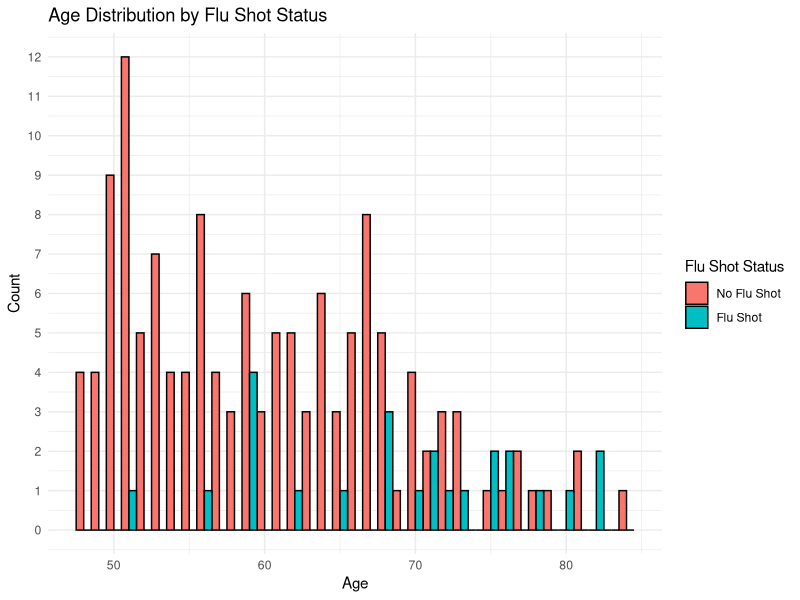
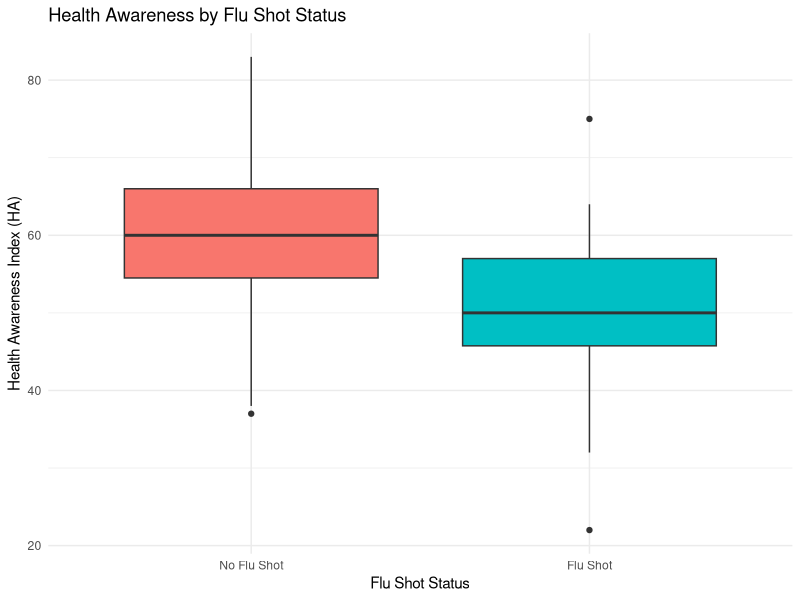
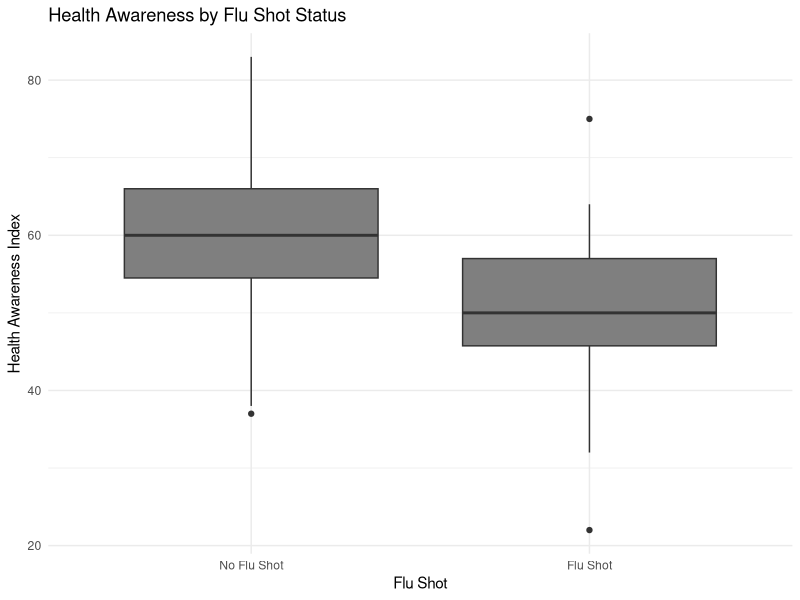
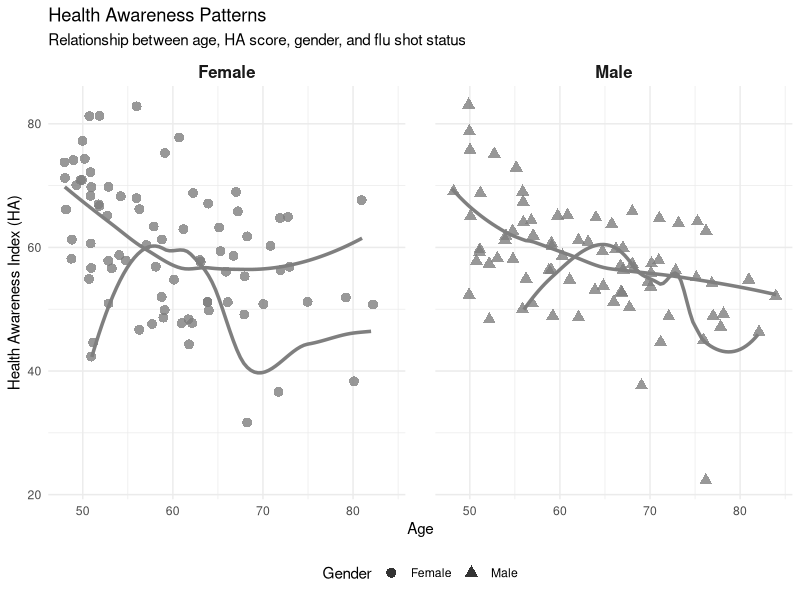
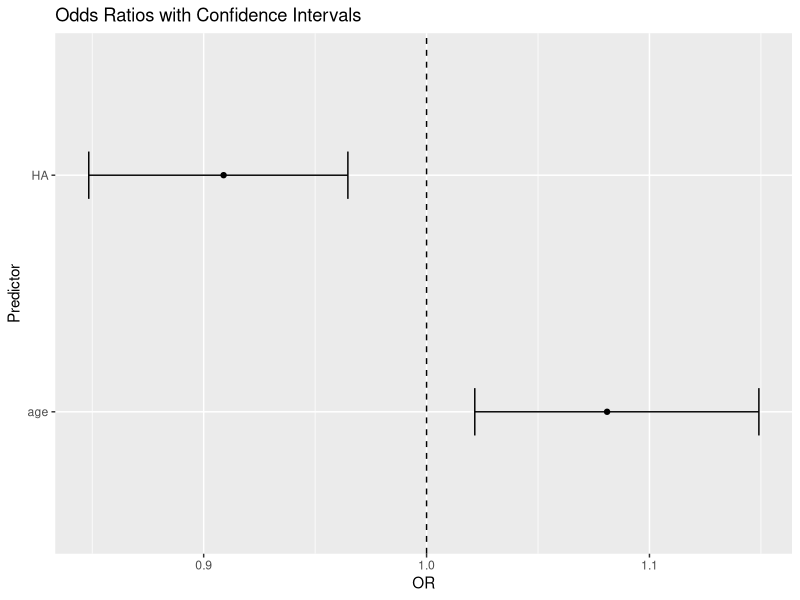
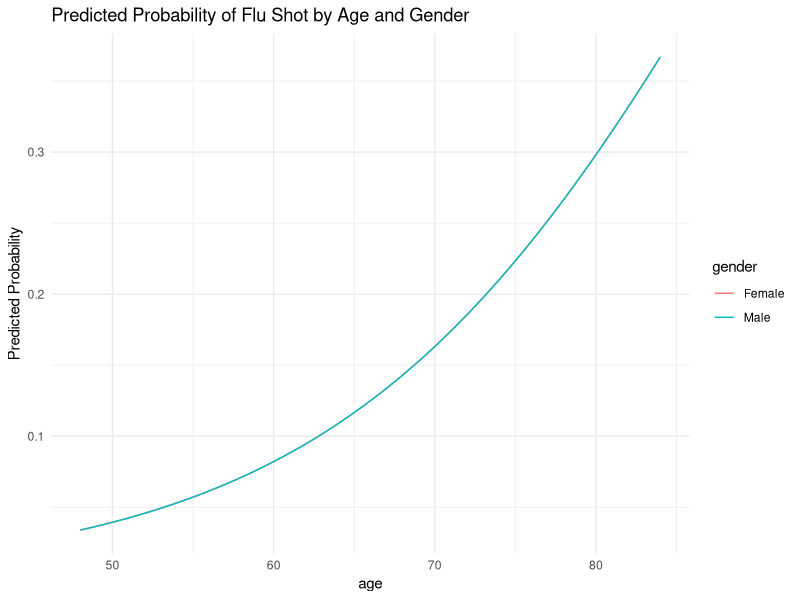

Here is the R script that generated these plots, in order:
# Flu Shot Analysis - Logistic Regression
# Biostatistics Course Project
# Group 7

# Load required packages --------------------------------------------------
library(MASS)    # for stepAIC
library(ggplot2) # for visualization

# Set working directory 
setwd("C:/Users/robbe/Documents/KULeuven/Bioinformatics_2024-2025/Statistical_Methods/Assignment 2025")


# 1. Data Preparation -----------------------------------------------------
# Load data from assignment_data.txt (TSV format)
flu_data <- read.table("assignment_data.txt", header = TRUE, sep = "\t")

# Convert gender to factor
flu_data$gender <- factor(flu_data$gender, levels = c(0, 1), labels = c("Female", "Male"))

# Convert Y (flu shot status) to a labeled factor
flu_data$flu_shot_status <- factor(flu_data$Y, 
                                   levels = c(0, 1), 
                                   labels = c("No Flu Shot", "Flu Shot"))

# Check the first few rows of the data
head(flu_data)

# 2. Exploratory Analysis -------------------------------------------------
cat("\n=== Descriptive Statistics ===\n")
summary(flu_data)

cat("\n=== Flu Shot Distribution ===\n")
table(flu_data$flu_shot_status)

cat("\n=== Gender Distribution ===\n")
table(flu_data$gender)


# 3. Plot: Age Distribution by Flu Shot Status ----------------------------
library(ggplot2)
ggplot(flu_data, aes(x = age, fill = flu_shot_status)) +
  geom_histogram(position = "dodge", binwidth = 1, color = "black") +
  labs(
    title = "Age Distribution by Flu Shot Status",
    x = "Age",
    y = "Count",
    fill = "Flu Shot Status"
  ) +
  scale_y_continuous(breaks = scales::breaks_extended(n = 10)) + # Force integer breaks
  theme_minimal()

# 4. Plot: Health Awareness by Flu Shot Status ----------------------------
ggplot(flu_data, aes(x = flu_shot_status, y = HA, fill = flu_shot_status)) +
  geom_boxplot() +
  labs(
    title = "Health Awareness by Flu Shot Status",
    x = "Flu Shot Status",
    y = "Health Awareness Index (HA)",
    fill = "Flu Shot Status"
  ) +
  scale_fill_manual(values = c("#F8766D", "#00BFC4")) +
  theme_minimal() +
  theme(legend.position = "none")


ggplot(flu_data, aes(x = flu_shot_status, y = HA, fill = flu_shot_status)) +
  geom_boxplot() +
  scale_fill_manual(values = c("Not Taken" = "orange", "Taken" = "green")) +
  labs(
    title = "Health Awareness by Flu Shot Status",
    x = "Flu Shot",
    y = "Health Awareness Index"
  ) +
  scale_x_discrete(labels = c("No Flu Shot", "Flu Shot")) +
  theme_minimal() +
  theme(legend.position = "none")  # Remove color legend

# Health Awareness Exploration Plot
ggplot(flu_data, aes(x = age, y = HA)) +
  geom_point(aes(color = flu_shot_status, shape = gender), 
             size = 3, alpha = 0.8, position = position_jitter(width = 0.3)) +
  geom_smooth(aes(color = flu_shot_status), 
              method = "loess", se = FALSE, linewidth = 1.2) +
  facet_wrap(~gender) +
  labs(
    title = "Health Awareness Patterns",
    subtitle = "Relationship between age, HA score, gender, and flu shot status",
    x = "Age",
    y = "Health Awareness Index (HA)",
    color = "Flu Shot Status",
    shape = "Gender"
  ) +
  scale_color_manual(values = c("Taken" = "#2c7bb6", "Not Taken" = "#d7191c")) +
  scale_shape_manual(values = c("Female" = 16, "Male" = 17)) +
  theme_minimal() +
  theme(
    legend.position = "bottom",
    panel.spacing = unit(1.5, "lines"),
    strip.text = element_text(face = "bold", size = 12)
  )



# 3. Logistic Regression Analysis ------------------------------------------
# Initial model
full_model <- glm(Y ~ age + HA + gender, 
                  family = binomial(link = "logit"), 
                  data = flu_data)

cat("\n=== Initial Model Summary ===\n")
summary(full_model)

# Model selection using AIC
step_model <- stepAIC(full_model, direction = "both", trace = 0)

cat("\n=== Final Model after Stepwise Selection ===\n")
summary(step_model)

# 4. Model Diagnostics ----------------------------------------------------
# Odds Ratios and CI
cat("\n=== Odds Ratios with 95% CI ===\n")
exp(cbind(OR = coef(step_model), confint(step_model)))

# Model comparison
cat("\n=== Model Comparison ===\n")
anova(step_model, test = "Chisq")

# 5. Visualization --------------------------------------------------------
# Coefficient plot
coef_plot <- data.frame(
  Predictor = names(coef(step_model)),
  OR = exp(coef(step_model))
)

ggplot(coef_plot[-1,], aes(x = Predictor, y = OR)) +
  geom_point() +
  geom_errorbar(aes(ymin = exp(confint(step_model)[-1,1]),
                    ymax = exp(confint(step_model)[-1,2])),
                width = 0.2) +
  geom_hline(yintercept = 1, linetype = "dashed") +
  labs(title = "Odds Ratios with Confidence Intervals") +
  coord_flip()

# 6. Prediction Analysis --------------------------------------------------
# Create prediction plot for main effects
new_data <- expand.grid(
  age = seq(min(flu_data$age), max(flu_data$age), length = 50),
  HA = mean(flu_data$HA),
  gender = levels(flu_data$gender)
)

new_data$pred <- predict(step_model, newdata = new_data, type = "response")

ggplot(new_data, aes(x = age, y = pred, color = gender)) +
  geom_line() +
  labs(title = "Predicted Probability of Flu Shot by Age and Gender",
       y = "Predicted Probability") +
  theme_minimal()

